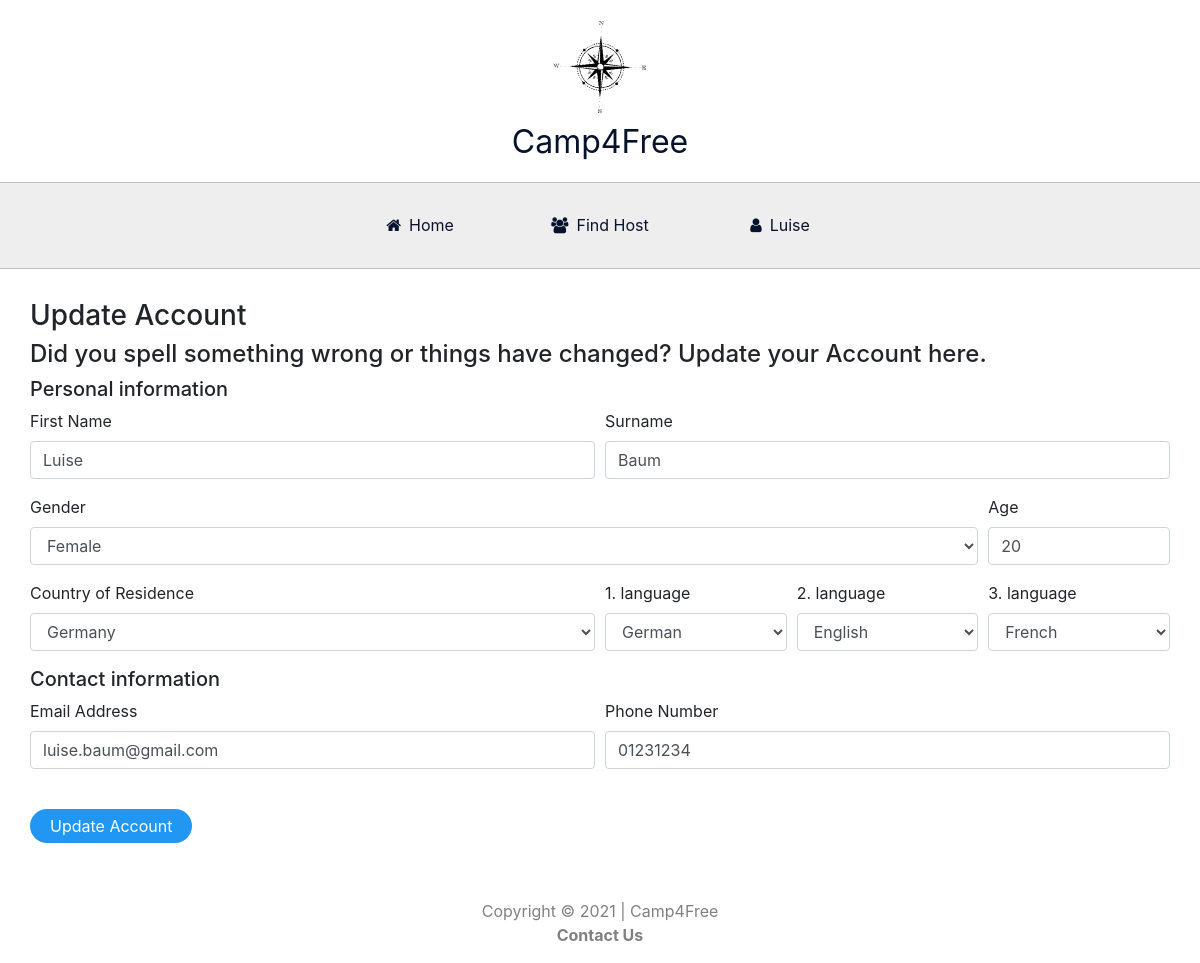
Screenshot of /updateuser (signed in) with the database file from the repository.
### website/models.py (models this page shows, shortened)
class User(db.Model, UserMixin):
    id = db.Column(db.Integer, primary_key=True)
    firstname = db.Column(db.String(50), nullable = False)
    surname = db.Column(db.String(50), nullable = False)
    age = db.Column(db.String(3))
    gender = db.Column(db.String(20))
    countryresidence = db.Column(db.String(30))
    language1 = db.Column(db.String(30), nullable = False)
    language2 = db.Column(db.String(30), nullable = False)
    language3 = db.Column(db.String(30), nullable = False)
    email = db.Column(db.String(50), unique=True, nullable = False)
    phonenumber = db.Column(db.String(20), nullable = False)
    password = db.Column(db.String(60), nullable = False)
    date = db.Column(db.DateTime(timezone=True), default=func.now())
    image_file = db.Column(db.String(20), nullable = False, default='default.jpeg')
    host = db.relationship('Host', backref='provider', lazy=True)
    traveller = db.relationship('Traveller', backref='passenger', lazy=True)

### website/auth.py (the view, shortened to what this page needs)
@auth.route('/updateuser', methods=['GET', 'POST'])
@login_required
def updateuser():
    firstname = request.form.get('firstname')
    surname = request.form.get('surname')
    age = request.form.get('age')
    gender = request.form.get('gender')
    countryresidence = request.form.get('countryresidence')
    language1 = request.form.get('language1')
    language2 = request.form.get('language2')
    language3 = request.form.get('language3')
    email = request.form.get('email')
    phonenumber = request.form.get('phonenumber')
    return render_template("updateuser.html", user=current_user)

### website/__init__.py (called while the page is built)
def create_app():
    from .views import views
    from .auth import auth
    app.register_blueprint(views, url_prefix='/')
    app.register_blueprint(auth, url_prefix='/')
    from .models import User, Host, Traveller
    create_database(app)
    login_manager = LoginManager()
    login_manager.login_view = 'auth.login'
    login_manager.init_app(app)
    @login_manager.user_loader
    def load_user(id):
        return User.query.get(int(id))
    return app

### website/templates/updateuser.html (shortened to what this page needs)
{% extends "base.html" %}
{% block content %}
<form method ="POST">
    <div class="updateuserblock">
        <h3>Update Account</h3>
        <h4>Did you spell something wrong or things have changed? Update your Account here.</h4>
        <h5>Personal information</h5>
        <div class="form-row">
            <div class="form-group col-md-6">
                <label for="firstname">First Name</label>
                <input type="text" class="form-control" id="firstname" name="firstname" value="{{ current_user.firstname }}"/>
            </div>
            <div class="form-group col-md-6">
                <label for="surname">Surname</label>
                <input type="text" class="form-control" id="surname" name="surname" value="{{ current_user.surname }}"/>
            </div>
        </div>
        <div class="form-row">
            <div class="form-group col-md-10">
                <label for="gender">Gender</label>
                <select id="gender" class="form-control", name="gender", value="{{ current_user.gender }}">
                    <option selected>{{ current_user.gender }}</option>
                </select>
            </div>
            <div class="form-group col-md-2">
                <label for="age">Age</label>
                <input type="text" class="form-control" id="age" name="age" value="{{ current_user.age }}">
            </div>
        </div>
        <div class="form-row">
            <div class="form-group col-md-6">
                <label for="countryresidence">Country of Residence</label>
                <select id="countryresidence" class="form-control", name="countryresidence">
                    <option selected>{{ current_user.countryresidence }}</option>
                </select>
            </div>
            <div class="form-group col-md-2">
                <label for="language1">1. language</label>
                <select id="language1" class="form-control" name="language1">
                    <option selected>{{ current_user.language1 }}</option>
                </select>
            </div>
            <div class="form-group col-md-2">
                <label for="language2">2. language</label>
                <select id="language2" class="form-control" name="language2">
                    <option selected>{{ current_user.language2 }}</option>
                </select>
            </div>
            <div class="form-group col-md-2">
                <label for="language3">3. language</label>
                <select id="language3" class="form-control" name="language3">
                    <option selected>{{ current_user.language3 }}</option>
                </select>
            </div>
        </div>
        <h5>Contact information</h5>
        <div class="form-row">
            <div class="form-group col-md-6">
                <label for="email">Email Address</label>
                <input type="email" class="form-control" id="email" name="email" value="{{ current_user.email }}"/>
            </div>
            <div class="form-group col-md-6">
              <label for="phonenumber">Phone Number</label>
              <input type="number" class="form-control" id="phonenumber" name="phonenumber" value="{{ current_user.phonenumber }}">
            </div>
        </div>
        <br />
        <button type="submit" class="edit">Update Account</button>
    </div>
</form>
{% endblock %}

### website/templates/base.html (shortened to what this page needs)
<!DOCTYPE html>
<html>
    <head>
        <link rel="stylesheet" href="{{ url_for('static', filename='style.css') }}">
        <link rel="stylesheet" href="https://use.fontawesome.com/releases/v5.15.2/css/all.css">
        <link rel="stylesheet" href="https://use.fontawesome.com/releases/v5.15.2/css/v4-shims.css">
        <link
        rel="stylesheet"
        href="https://stackpath.bootstrapcdn.com/bootstrap/4.4.1/css/bootstrap.min.css"
        />
        <link
        rel="stylesheet"
        href="https://stackpath.bootstrapcdn.com/font-awesome/4.7.0/css/font-awesome.min.css"
        />
        <link rel="stylesheet" href="https://maxcdn.bootstrapcdn.com/bootstrap/4.0.0/css/bootstrap.min.css">
    </head>
    <body>
        <div id="top">
            <div id="logo">
                <img src="static/img/compass.png" alt="Compass">
            </div>
            <div id="logo-name">Camp4Free</div>
        </div>
        <div class="menu-bar">
            <ul>
                <li><a href="/"><i class="fa fa-home"></i>Home</a></li>
                <li><a href="{{ url_for('views.find_host') }}"><i class="fa fa-users"></i>Find Host</a></li>
                {% if user.is_authenticated %}
                <li><a href="{{ url_for('views.account') }}"><i class="fa fa-user"></i>{{current_user.firstname}}</a>
                {% endif %}
            </ul>
        </div>
        <div class="content">
            {% block content %}
            {% endblock %}
        </div>
        <div class="footer">
            Copyright © 2021 | Camp4Free
            <a href="{{ url_for('views.contact') }}" style="color:grey; font-weight: bold;">Contact Us</a>
        </div>
    </body>
</html>

### website/static/style.css (style rules this page uses)
* { padding: 0px; margin: 0px; box-sizing: border-box; }
body { font-family: sans-serif; }
#top { text-align: center; }
#logo { display: inline-block; margin-top: 16px; }
#logo img { height: 101.55px; width: 138px; transform: rotate(348deg); }
#logo-name { font-size: 32px; color: rgb(7, 18, 44); margin-bottom: 16px; }
.menu-bar { background-color:rgb(238, 238, 238); text-align: center; border-top: solid 1px rgb(190, 190, 190); border-bottom: solid 1px rgb(190, 190, 190); }
.menu-bar ul { display: inline-flex; list-style: none; color: rgb(7, 18, 44); }
.menu-bar ul li { width: 150px; margin: 15px; margin-bottom: 0px; padding: 15px; }
.menu-bar ul li a { text-decoration: none; color: rgb(7, 18, 44); }
.menu-bar .fa { margin-right: 8px; }
.footer { text-align: center; color: grey; padding: 16px; }
.updateuserblock { margin: 30px; }
.edit { background-color: #2196F3; border: none; color: white; padding: 5px 20px; text-align: center; text-decoration: none; display: inline-block; font-size: 16px; border-radius: 34px; margin-bottom: 10px; }
img { image-orientation: from-image; }

### rows the page displays
User: firstname "Luise", surname "Baum", gender "Female", age "20", countryresidence "Germany", language1 "German", language2 "English", language3 "French", email "luise.baum@gmail.com", phonenumber "01231234"
